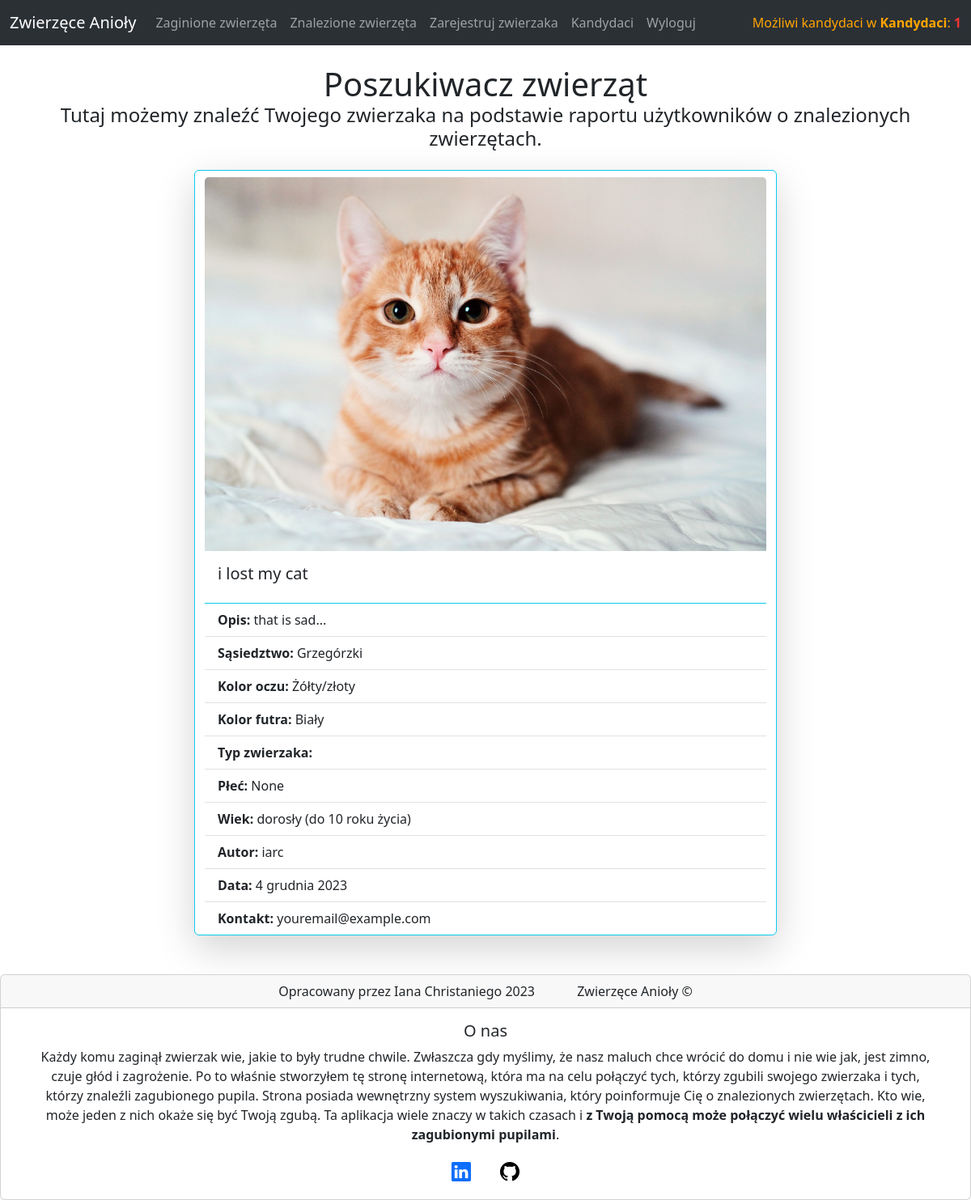
/pets/possiblecandidates/ (signed in), run on the app's committed database.
### crud/models.py (models this page shows, shortened)
class EventModel(models.Model):
    author = models.ForeignKey(User, on_delete=models.CASCADE, verbose_name="Autor")
    title = models.CharField(max_length = 50, blank = False, null = False, verbose_name="Tytuł")
    event = models.TextField(max_length = 250, blank = False, null = False, verbose_name="Opis")
    petType = (
        ("kot", "kot"),
        ("pies", "pies"),
        ("inny", "inny")
    )
    type = models.CharField(max_length = 5, blank = False, null = False, choices = petType, verbose_name="Typ zwierzaka")
    petsCharacteristics_eyes = (
        ("Żółty/złoty", "Żółty/złoty"),
        ("Zielony", "Zielony"),
        ("Niebieski", "Niebieski"),
        ("Miedź/bursztyn", "Miedź/bursztyn"),
        ("Mieszane kolory", "Mieszane kolory")
    )
    eyesColor = models.CharField(max_length = 35, choices = petsCharacteristics_eyes, blank = True, null = True, verbose_name="Kolor oczu")
    petsCharacteristics_fur = (
        ("Czarny", "Czarny"),
        ("Biały", "Biały"),
        ("Rudy", "Rudy"),
        ("Szary", "Szary"),
        ("Dwa różne kolory", "Dwa różne kolory"),
        ("Trzy różne kolory", "Trzy różne kolory")
    )
    furColor = models.CharField(max_length = 18, choices = petsCharacteristics_fur, help_text="(Dominujący)", verbose_name="Kolor futra")
    petsCharacteristics_gender = (
        ("Samiec", "Samiec"),
        ("Samica", "Samica")
    )
    gender = models.CharField(max_length = 9, choices = petsCharacteristics_gender, blank = True, null = True, verbose_name="Płeć")
    petsCharacteristics_age = (
        ("szczenię (do 1 roku życia)", "szczenię (do 1 roku życia)"),
        ("dorosły (do 10 roku życia)", "dorosły (do 10 roku życia)"),
        ("seniorzy (od 10 lat)", "seniorzy (od 10 lat)")
    )
    age = models.CharField(max_length = 26, choices = petsCharacteristics_age, blank = True, null = True, verbose_name="Wiek")
    locationOptions = (
            ("Bieńczyce", "Bieńczyce"),
            ("Bieżanów-Prokocim", "Bieżanów-Prokocim"),
            ("Bronowice", "Bronowice"),
            ("Czyżyny", "Czyżyny"),
            ("Dębniki", "Dębniki"),
            ("Grzegórzki", "Grzegórzki"),
            ("Krowodrza", "Krowodrza"),
            ("Łagiewniki–Borek Fałęcki", "Łagiewniki–Borek Fałęcki"),
            ("Mistrzejowice", "Mistrzejowice"),
            ("Nowa Huta", "Nowa Huta"),
            ("Podgórze", "Podgórze",),
            ("Podgórze Duchackie", "Podgórze Duchackie"),
            ("Prądnik Biały", "Prądnik Biały"),
            ("Prądnik Czerwony", "Prądnik Czerwony"),
            ("Stare Miasto", "Stare Miasto"),
            ("Swoszowice", "Swoszowice"),
            ("Wzgórza Krzesławickie", "Wzgórza Krzesławickie"),
            ("Zwierzyniec", "Zwierzyniec")
        )
    neighborhood = models.CharField(max_length = 25, choices = locationOptions, help_text="(Ostatni raz widziano zwierzaka.)", verbose_name="Sąsiedztwo")
    contact = models.EmailField(blank = True, default = "youremail@example.com", help_text="(Informacja ta wyświetli się tylko w Wyszukiwarce Zwierzaków, jeśli system znajdzie potencjalnych kandydatów.)", verbose_name="Kontakt")
    pic  = models.ImageField(null = True, blank=True, upload_to = "media/", verbose_name="Zdjęcie")
    date = models.DateField(auto_now = True, verbose_name="Data")
    lost = models.BooleanField(help_text = "(Zaznacz to pole, jeśli Twój zwierzak ZAGINĄŁ. Jeśli znalazłeś zwierzaka, NIE zaznaczaj żadnego z pól.)", verbose_name="Zaginiony zwierzak")
    found = models.BooleanField(default = False, help_text="(Zaznacz to pole, jeśli Twój pupil już się ODNALAZŁ. Jeśli znalazłeś zwierzaka, NIE zaznaczaj żadnego z pól.)", verbose_name="Znaleziony zwierzak")

### crud/views.py (the view)
# urls.py: path('possiblecandidates/', views.possibleCandidates, name = 'possibleCandidates'),
def possibleCandidates(request):
    try:
        candidates = eventSearcher(request.user)
        amountResults = len(candidates)
    except:
        amountResults = 0
    return render(request, "possiblecandidates.html", {"possCandidates": candidates, "amountOfCandidates": amountResults})

### crud/searcher/searcher.py (called while the page is built, shortened)
def eventSearcher(user) -> list:
    events = EventModel.objects.all()
    foundEvents = events.exclude(author = user)
    lostEvents = events.filter(author = user)
    auxlist = []
    for lostPet in lostEvents:
        for foundPet in foundEvents:
            if lostPet.lost == False and foundPet.found == False:
                try:
                    if foundPet.neighborhood == lostPet.neighborhood and foundPet.date <= lostPet.date and foundPet.type == lostPet.type:
                        auxlist.append(foundPet)
                except:
                    print("no result was found")
                return auxlist

### crud/templates/possiblecandidates.html (shortened to what this page needs)
{% extends "general_users_template.html" %}
{% block possibleCandidates %}
<div class="container fluid p-4">
    <div class="row justify-content-center">
        <div class="col">
            <div class="container text-center">
                <h1 class="card-title">Poszukiwacz zwierząt</h1>
                <h4>Tutaj możemy znaleźć Twojego zwierzaka na podstawie raportu użytkowników o znalezionych zwierzętach.</h4>
            </div>
            <div class="row justify-content-center mt-4 mb-4">
                {% if possCandidates|length > 0 %}
                    {% for candidates in possCandidates %}
                        <div class="card border-info shadow-lg" style="max-width: 45rem;">
                            <a href="{% url 'crud:specificEvent' candidates.id %}"><img src="{{ candidates.pic.url }}" class="card-img-top mt-2" alt="Pet's image"></a>
                            <div class="card-body">
                                <h5 class="card-title">{{ candidates.title }}
                                </h5>
                            </div>
                            <ul class="list-group list-group-flush">
                                <li class="list-group-item"><strong>Opis: </strong> {{ candidates.event }}</li>
                                <li class="list-group-item"><strong>Sąsiedztwo: </strong> {{ candidates.neighborhood }}</li>
                                <li class="list-group-item"><strong>Kolor oczu: </strong> {{ candidates.eyesColor }}</li>
                                <li class="list-group-item"><strong>Kolor futra: </strong> {{ candidates.furColor }}</li>
                                <li class="list-group-item"><strong>Typ zwierzaka: </strong> {{ event.petType }}</li>
                                <li class="list-group-item"><strong>Płeć: </strong> {{ candidates.gender }}</li>
                                <li class="list-group-item"><strong>Wiek: </strong> {{ candidates.age }}</li>
                                <li class="list-group-item"><strong>Autor: </strong> {{ candidates.author }}</li>
                                <li class="list-group-item"><strong>Data: </strong> {{ candidates.date }}</li>
                                <li class="list-group-item"><strong>Kontakt: </strong> {{ candidates.contact }}</li>
                            </ul>
                        </div>
                        <br>
                    {% endfor %}
                {% else %}
                    <p>Przepraszamy, nie znaleziono żadnego zwierzaka pasującego do Twojego opisu.</p>
                {% endif %}
            </div>
        </div>
    </div>
</div>
{% endblock %}

### data on the page
EventModel: pic (picture), title "i lost my cat", event "that is sad...", neighborhood "Grzegórzki", eyesColor "Żółty/złoty", furColor "Biały", gender "None", age "dorosły (do 10 roku życia)", author "iarc", date "4 grudnia 2023", contact "youremail@example.com"

### other printed values
{{ amountOfCandidates }} "1"
